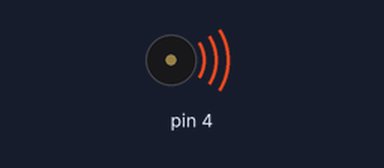
Bench run of a sketch on a simulated Arduino Uno, built with avr-gcc and run on an emulated ATmega328P. Shown: buzzer (waves = sounding).

Above: at 0.1 s.
At 7.5 s:
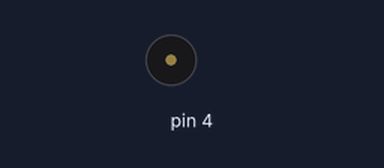
Timing chart, 0 to 9.0 s (numbered marks = the images above):
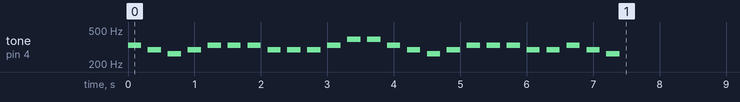

The sketch:

challenge_1_buzzer.ino
```cpp
#define C 262 // 도
#define D 294 // 레
#define E 330 // 미
#define F 349 // 파
#define G 392 // 솔
#define A 440 // 라
#define B 494 // 시
int tempo = 200;
int melody[26]={E,D,C,D,E,E,E,D,D,D,E,G,G,E,D,C,D,E,E,E,D,D,E,D,C};
void setup() {
  pinMode(4,OUTPUT);
 for(int i=0; i<26; i++){
    tone(4,melody[i],tempo);
    delay(300);
 }
}

void loop() {


}
```
